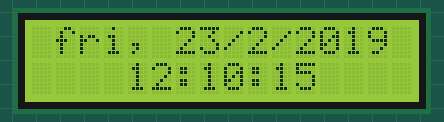
Simulated run of this sketch. Board: Arduino Uno, built with avr-gcc and run on an emulated ATmega328P. On the bench: 16×2 character LCD. The local clock reads 2024-03-15 10:24:30 at power-on unless the sketch sets it.

Above: at 0.1 s.
At 4.3 s:
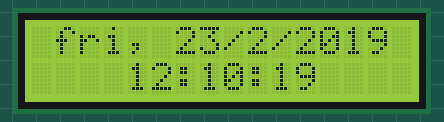
At 9.4 s:
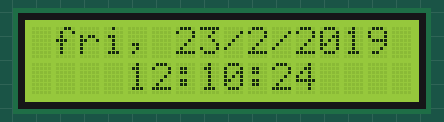
At 18.7 s:
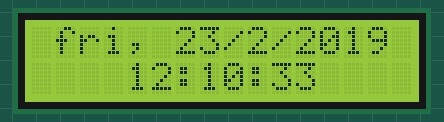
At 27.9 s:
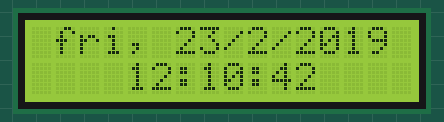
At 38.2 s:
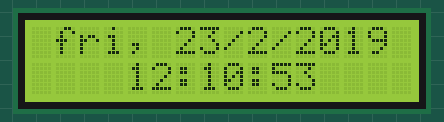

The sketch:

digital_clock.ino
```cpp
//디지털 시계//

#include <virtuabotixRTC.h>
#include <LiquidCrystal_I2C.h>


#define PIN_RTC_CLK  5
#define PIN_RTC_DATA 6
#define PIN_RTC_RST  7

LiquidCrystal_I2C lcd(0x27,16,2);

int _day       =23,
    _month     =2,
    _year      =2019,
    _dayofweek =5,
    _hour      =12,
    _minute    =10,
    _seconds   =15
    ;

virtuabotixRTC myRTC(PIN_RTC_CLK, PIN_RTC_DATA,PIN_RTC_RST);

void setup() {
  // put your setup code here, to run once:
  Serial.begin(9600);
  myRTC.setDS1302Time(_seconds, _minute,_hour,_dayofweek,_day,_month,_year);
  lcd.init();
  lcd.backlight();
}

void loop() {
  // put your main code here, to run repeatedly:
  myRTC.updateTime();

  lcd.clear();
  lcd.setCursor(0,0);
  lcd.print(" ");
  imprime_dia_da_semana(myRTC.dayofweek);
  lcd.print(", ");
  lcd.print(myRTC.dayofmonth);
  lcd.print("/");
  lcd.print(myRTC.month);
  lcd.print("/");
  lcd.print(myRTC.year);
  lcd.print(" ");
  lcd.setCursor(3,1);
  lcd.print(" ");

  if (myRTC.hours<10){
    lcd.print("0");
    }
    lcd.print(myRTC.hours);
    lcd.print(":");

  if (myRTC.minutes<10){
    lcd.print("0");
    }
    lcd.print(myRTC.minutes);
    lcd.print(":");

  if (myRTC.seconds<10){
    lcd.print(" ");
    }
    lcd.print(myRTC.seconds);

    delay(1000);
}


void imprime_dia_da_semana(int dia)
{
  switch (dia)
  {
    case 1:
    lcd.print("MON");
    break;
    case 2:
    lcd.print("TUE");
    break;
    case 3:
    lcd.print("WED");
    break;
    case 4:
    lcd.print("THU");
    break;
    case 5:
    lcd.print("fri");
    break;
    case 6:
    lcd.print("SAT");
    break;
    case 7:
    lcd.print("SUN");
    break;
    }


  }
```

Measured:
- what the display in image 1 shows lasts 1.0 s, from 4.2 s to 5.2 s
